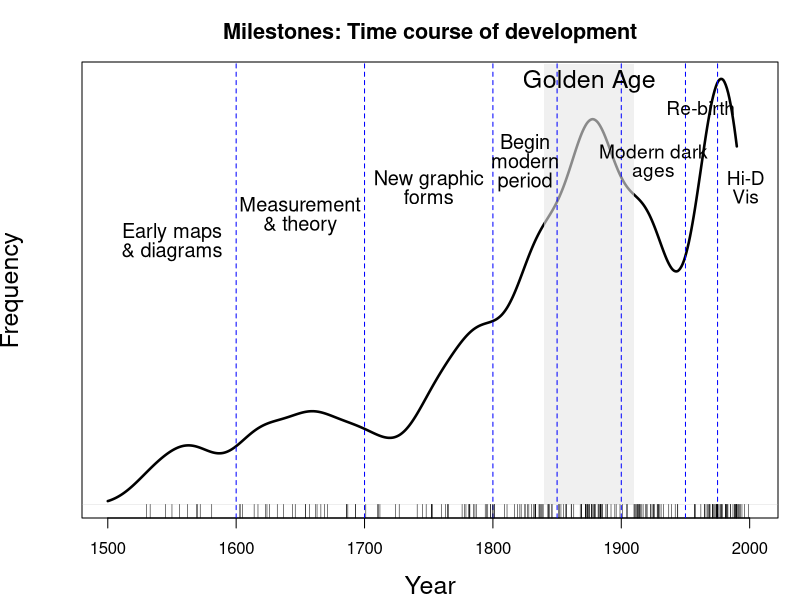

This figure's R source:
#' ---
#' title: "07_1: Milestones timeline"
#' author: "Michael Friendly"
#' date: "28 Oct 2021"
#' ---

#' The time-distribution of events considered milestones in the history of data visualization

# NB: Data here originally came from the Milestones Project database
#setwd("c:/sasuser/milestones")
#mileyears <- read.csv("mileyears3.csv", skip=1, col.names=c("key","year","where","add","junk"))
#mileyears <- mileyears[,2:3]


library(here)

# all milestone events up to 1999

subset<- c(1530, 1533, 1545, 1550, 1556, 1562, 1569, 1570, 1572, 1581,
1605, 1603, 1603, 1614, 1617, 1624, 1623, 1626, 1632, 1637, 1644,
1646, 1654, 1654, 1657, 1663, 1662, 1666, 1669, 1671, 1686, 1686,
1687, 1693, 1693, 1701, 1710, 1711, 1712, 1724, 1727, 1745, 1741,
1748, 1752, 1752, 1752, 1753, 1765, 1760, 1763, 1765, 1765, 1781,
1776, 1778, 1779, 1782, 1782, 1782, 1785, 1786, 1787, 1794, 1795,
1796, 1798, 1798, 1800, 1800, 1801, 1801, 1809, 1811, 1817, 1819,
1825, 1821, 1822, 1825, 1827, 1828, 1832, 1830, 1832, 1833, 1833,
1833, 1833, 1836, 1836, 1837, 1838, 1839, 1839, 1843, 1843, 1843,
1844, 1846, 1846, 1851, 1852, 1853, 1855, 1857, 1857, 1857, 1861,
1861, 1863, 1868, 1869, 1869, 1869, 1872, 1872, 1872, 1872, 1873,
1874, 1874, 1874, 1874, 1875, 1875, 1877, 1877, 1877, 1878, 1878,
1879, 1879, 1889, 1880, 1882, 1882, 1883, 1884, 1884, 1884, 1884,
1884, 1885, 1885, 1885, 1888, 1889, 1892, 1895, 1896, 1899, 1901,
1904, 1905, 1910, 1910, 1911, 1912, 1913, 1913, 1913, 1913, 1914,
1914, 1915, 1920, 1916, 1917, 1925, 1919, 1920, 1923, 1923, 1924,
1925, 1926, 1929, 1928, 1928, 1929, 1930, 1931, 1933, 1942, 1937,
1939, 1944, 1944, 1957, 1957, 1958, 1962, 1965, 1966, 1965, 1967,
1968, 1969, 1969, 1969, 1971, 1971, 1971, 1972, 1973, 1973, 1974,
1974, 1974, 1974, 1975, 1975, 1975, 1975, 1975, 1976, 1977, 1977,
1978, 1978, 1979, 1981, 1981, 1981, 1982, 1982, 1983, 1983, 1985,
1985, 1987, 1988, 1988, 1989, 1989, 1990, 1990, 1990, 1990, 1990,
1991, 1991, 1993, 1992, 1994, 1996, 1999)


den <- density(subset, from=1500, to=1990, bw="sj")

#  standard plot -- all together
w=9.8
h=5.6
png(filename="figs/07_1-mileyears3.png", res=300, width=w, height=h, units="in", pointsize=13)
#svg(filename="figs/07_1-mileyears3.svg", width=w, height=h, pointsize=13)

oldpar <- par(lheight=0.8, mar=c(4,4,3,1)+.1, yaxt="n", cex.main=1.3)
plot(density(subset, from=1500, to=1990, bw="sj"), lwd=2.5,
	main="Milestones: Time course of development",
	xlab="Year",
	ylab="Frequency",
	xlim = c(1500, 2002),
	cex.lab=1.5)
rect(1840, 0, 1910, 0.005, col=grey(.90, alpha=0.6), border=NA)

ref <-c(1600, 1700, 1800, 1850, 1900, 1950, 1975)
abline(v= ref, lty=2, lwd=1, col="blue")

	labx<-c(1550, 1650, 1750, 1825, 1875, 1925, 1962, 1997)
	laby<- 0.003 + 0.0003 * c(0, 1, 2, 3, 6, 3, 5, 2)
	labsize <- c(rep(1.2, 4), 1.5, rep(1.15, 3))
	txt1 <-c("Early maps\n& diagrams",
		 "Measurement\n& theory", 
		 "New graphic\nforms", 
		 "Begin\nmodern\nperiod", 
		 "Golden Age", 
		 "Modern dark\nages", 
		 "Re-birth", 
		 "Hi-D\nVis")
#oldpar <- par(lheight=0.8)
#text(labx, laby, labels=txt1, cex=1.2, xpd=TRUE)
text(labx, laby, labels=txt1, 
	cex=labsize, xpd=TRUE)

rug(subset, quiet=TRUE)
par(oldpar)

dev.off()
